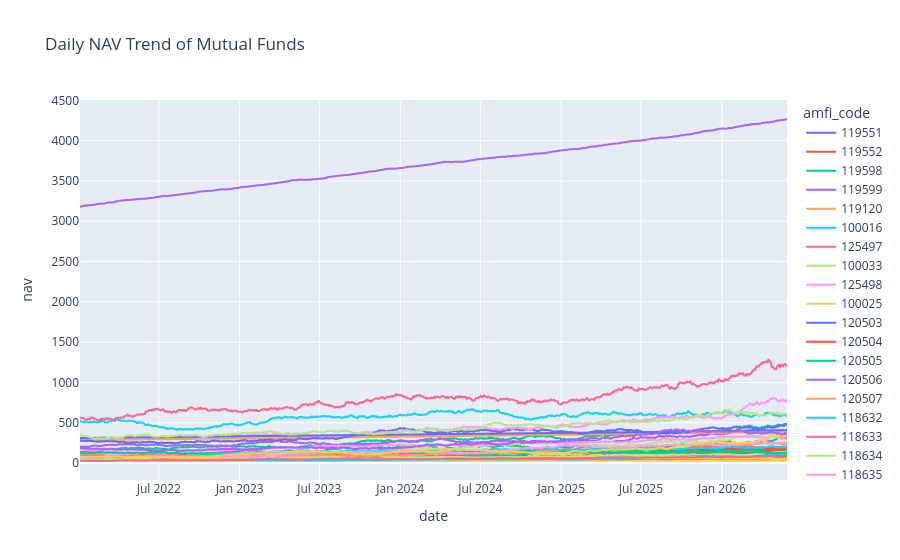

Write notebook code for a chart like this one.
### Code cell
import plotly.express as px

fig = px.line(
    nav,
    x="date",
    y="nav",
    color="amfi_code",
    title="Daily NAV Trend of Mutual Funds"
)

fig.show()

### Figure 1 — Plotly figure (JSON) as saved in the notebook; plotly's stock layout.template omitted (floating-point values rounded to 4 significant figures; data arrays with more than 128 entries replaced by an {"elided": "..."} marker saying what was removed)
{"data": [{"hovertemplate": "amfi_code=119551<br>date=%{x}<br>nav=%{y}<extra></extra>", "legendgroup": "119551", "line": {"color": "#636efa", "dash": "solid"}, "marker": {"symbol": "circle"}, "mode": "lines", "name": "119551", "showlegend": true, "type": "scattergl", "x": {"elided": "1150 str values"}, "xaxis": "x", "y": {"elided": "1150 float values"}, "yaxis": "y"}, {"hovertemplate": "amfi_code=119552<br>date=%{x}<br>nav=%{y}<extra></extra>", "legendgroup": "119552", "line": {"color": "#EF553B", "dash": "solid"}, "marker": {"symbol": "circle"}, "mode": "lines", "name": "119552", "showlegend": true, "type": "scattergl", "x": {"elided": "1150 str values"}, "xaxis": "x", "y": {"elided": "1150 float values"}, "yaxis": "y"}, {"hovertemplate": "amfi_code=119598<br>date=%{x}<br>nav=%{y}<extra></extra>", "legendgroup": "119598", "line": {"color": "#00cc96", "dash": "solid"}, "marker": {"symbol": "circle"}, "mode": "lines", "name": "119598", "showlegend": true, "type": "scattergl", "x": {"elided": "1150 str values"}, "xaxis": "x", "y": {"elided": "1150 float values"}, "yaxis": "y"}, {"hovertemplate": "amfi_code=119599<br>date=%{x}<br>nav=%{y}<extra></extra>", "legendgroup": "119599", "line": {"color": "#ab63fa", "dash": "solid"}, "marker": {"symbol": "circle"}, "mode": "lines", "name": "119599", "showlegend": true, "type": "scattergl", "x": {"elided": "1150 str values"}, "xaxis": "x", "y": {"elided": "1150 float values"}, "yaxis": "y"}, {"hovertemplate": "amfi_code=119120<br>date=%{x}<br>nav=%{y}<extra></extra>", "legendgroup": "119120", "line": {"color": "#FFA15A", "dash": "solid"}, "marker": {"symbol": "circle"}, "mode": "lines", "name": "119120", "showlegend": true, "type": "scattergl", "x": {"elided": "1150 str values"}, "xaxis": "x", "y": {"elided": "1150 float values"}, "yaxis": "y"}, {"hovertemplate": "amfi_code=100016<br>date=%{x}<br>nav=%{y}<extra></extra>", "legendgroup": "100016", "line": {"color": "#19d3f3", "dash": "solid"}, "marker": {"symbol": "circle"}, "mode": "lines", "name": "100016", "showlegend": true, "type": "scattergl", "x": {"elided": "1150 str values"}, "xaxis": "x", "y": {"elided": "1150 float values"}, "yaxis": "y"}, {"hovertemplate": "amfi_code=125497<br>date=%{x}<br>nav=%{y}<extra></extra>", "legendgroup": "125497", "line": {"color": "#FF6692", "dash": "solid"}, "marker": {"symbol": "circle"}, "mode": "lines", "name": "125497", "showlegend": true, "type": "scattergl", "x": {"elided": "1150 str values"}, "xaxis": "x", "y": {"elided": "1150 float values"}, "yaxis": "y"}, {"hovertemplate": "amfi_code=100033<br>date=%{x}<br>nav=%{y}<extra></extra>", "legendgroup": "100033", "line": {"color": "#B6E880", "dash": "solid"}, "marker": {"symbol": "circle"}, "mode": "lines", "name": "100033", "showlegend": true, "type": "scattergl", "x": {"elided": "1150 str values"}, "xaxis": "x", "y": {"elided": "1150 float values"}, "yaxis": "y"}, {"hovertemplate": "amfi_code=125498<br>date=%{x}<br>nav=%{y}<extra></extra>", "legendgroup": "125498", "line": {"color": "#FF97FF", "dash": "solid"}, "marker": {"symbol": "circle"}, "mode": "lines", "name": "125498", "showlegend": true, "type": "scattergl", "x": {"elided": "1150 str values"}, "xaxis": "x", "y": {"elided": "1150 float values"}, "yaxis": "y"}, {"hovertemplate": "amfi_code=100025<br>date=%{x}<br>nav=%{y}<extra></extra>", "legendgroup": "100025", "line": {"color": "#FECB52", "dash": "solid"}, "marker": {"symbol": "circle"}, "mode": "lines", "name": "100025", "showlegend": true, "type": "scattergl", "x": {"elided": "1150 str values"}, "xaxis": "x", "y": {"elided": "1150 float values"}, "yaxis": "y"}, {"hovertemplate": "amfi_code=120503<br>date=%{x}<br>nav=%{y}<extra></extra>", "legendgroup": "120503", "line": {"color": "#636efa", "dash": "solid"}, "marker": {"symbol": "circle"}, "mode": "lines", "name": "120503", "showlegend": true, "type": "scattergl", "x": {"elided": "1150 str values"}, "xaxis": "x", "y": {"elided": "1150 float values"}, "yaxis": "y"}, {"hovertemplate": "amfi_code=120504<br>date=%{x}<br>nav=%{y}<extra></extra>", "legendgroup": "120504", "line": {"color": "#EF553B", "dash": "solid"}, "marker": {"symbol": "circle"}, "mode": "lines", "name": "120504", "showlegend": true, "type": "scattergl", "x": {"elided": "1150 str values"}, "xaxis": "x", "y": {"elided": "1150 float values"}, "yaxis": "y"}, {"hovertemplate": "amfi_code=120505<br>date=%{x}<br>nav=%{y}<extra></extra>", "legendgroup": "120505", "line": {"color": "#00cc96", "dash": "solid"}, "marker": {"symbol": "circle"}, "mode": "lines", "name": "120505", "showlegend": true, "type": "scattergl", "x": {"elided": "1150 str values"}, "xaxis": "x", "y": {"elided": "1150 float values"}, "yaxis": "y"}, {"hovertemplate": "amfi_code=120506<br>date=%{x}<br>nav=%{y}<extra></extra>", "legendgroup": "120506", "line": {"color": "#ab63fa", "dash": "solid"}, "marker": {"symbol": "circle"}, "mode": "lines", "name": "120506", "showlegend": true, "type": "scattergl", "x": {"elided": "1150 str values"}, "xaxis": "x", "y": {"elided": "1150 float values"}, "yaxis": "y"}, {"hovertemplate": "amfi_code=120507<br>date=%{x}<br>nav=%{y}<extra></extra>", "legendgroup": "120507", "line": {"color": "#FFA15A", "dash": "solid"}, "marker": {"symbol": "circle"}, "mode": "lines", "name": "120507", "showlegend": true, "type": "scattergl", "x": {"elided": "1150 str values"}, "xaxis": "x", "y": {"elided": "1150 float values"}, "yaxis": "y"}, {"hovertemplate": "amfi_code=118632<br>date=%{x}<br>nav=%{y}<extra></extra>", "legendgroup": "118632", "line": {"color": "#19d3f3", "dash": "solid"}, "marker": {"symbol": "circle"}, "mode": "lines", "name": "118632", "showlegend": true, "type": "scattergl", "x": {"elided": "1150 str values"}, "xaxis": "x", "y": {"elided": "1150 float values"}, "yaxis": "y"}, {"hovertemplate": "amfi_code=118633<br>date=%{x}<br>nav=%{y}<extra></extra>", "legendgroup": "118633", "line": {"color": "#FF6692", "dash": "solid"}, "marker": {"symbol": "circle"}, "mode": "lines", "name": "118633", "showlegend": true, "type": "scattergl", "x": {"elided": "1150 str values"}, "xaxis": "x", "y": {"elided": "1150 float values"}, "yaxis": "y"}, {"hovertemplate": "amfi_code=118634<br>date=%{x}<br>nav=%{y}<extra></extra>", "legendgroup": "118634", "line": {"color": "#B6E880", "dash": "solid"}, "marker": {"symbol": "circle"}, "mode": "lines", "name": "118634", "showlegend": true, "type": "scattergl", "x": {"elided": "1150 str values"}, "xaxis": "x", "y": {"elided": "1150 float values"}, "yaxis": "y"}, {"hovertemplate": "amfi_code=118635<br>date=%{x}<br>nav=%{y}<extra></extra>", "legendgroup": "118635", "line": {"color": "#FF97FF", "dash": "solid"}, "marker": {"symbol": "circle"}, "mode": "lines", "name": "118635", "showlegend": true, "type": "scattergl", "x": {"elided": "1150 str values"}, "xaxis": "x", "y": {"elided": "1150 float values"}, "yaxis": "y"}, {"hovertemplate": "amfi_code=118636<br>date=%{x}<br>nav=%{y}<extra></extra>", "legendgroup": "118636", "line": {"color": "#FECB52", "dash": "solid"}, "marker": {"symbol": "circle"}, "mode": "lines", "name": "118636", "showlegend": true, "type": "scattergl", "x": {"elided": "1150 str values"}, "xaxis": "x", "y": {"elided": "1150 float values"}, "yaxis": "y"}, {"hovertemplate": "amfi_code=120841<br>date=%{x}<br>nav=%{y}<extra></extra>", "legendgroup": "120841", "line": {"color": "#636efa", "dash": "solid"}, "marker": {"symbol": "circle"}, "mode": "lines", "name": "120841", "showlegend": true, "type": "scattergl", "x": {"elided": "1150 str values"}, "xaxis": "x", "y": {"elided": "1150 float values"}, "yaxis": "y"}, {"hovertemplate": "amfi_code=120842<br>date=%{x}<br>nav=%{y}<extra></extra>", "legendgroup": "120842", "line": {"color": "#EF553B", "dash": "solid"}, "marker": {"symbol": "circle"}, "mode": "lines", "name": "120842", "showlegend": true, "type": "scattergl", "x": {"elided": "1150 str values"}, "xaxis": "x", "y": {"elided": "1150 float values"}, "yaxis": "y"}, {"hovertemplate": "amfi_code=120843<br>date=%{x}<br>nav=%{y}<extra></extra>", "legendgroup": "120843", "line": {"color": "#00cc96", "dash": "solid"}, "marker": {"symbol": "circle"}, "mode": "lines", "name": "120843", "showlegend": true, "type": "scattergl", "x": {"elided": "1150 str values"}, "xaxis": "x", "y": {"elided": "1150 float values"}, "yaxis": "y"}, {"hovertemplate": "amfi_code=120844<br>date=%{x}<br>nav=%{y}<extra></extra>", "legendgroup": "120844", "line": {"color": "#ab63fa", "dash": "solid"}, "marker": {"symbol": "circle"}, "mode": "lines", "name": "120844", "showlegend": true, "type": "scattergl", "x": {"elided": "1150 str values"}, "xaxis": "x", "y": {"elided": "1150 float values"}, "yaxis": "y"}, {"hovertemplate": "amfi_code=119092<br>date=%{x}<br>nav=%{y}<extra></extra>", "legendgroup": "119092", "line": {"color": "#FFA15A", "dash": "solid"}, "marker": {"symbol": "circle"}, "mode": "lines", "name": "119092", "showlegend": true, "type": "scattergl", "x": {"elided": "1150 str values"}, "xaxis": "x", "y": {"elided": "1150 float values"}, "yaxis": "y"}, {"hovertemplate": "amfi_code=119093<br>date=%{x}<br>nav=%{y}<extra></extra>", "legendgroup": "119093", "line": {"color": "#19d3f3", "dash": "solid"}, "marker": {"symbol": "circle"}, "mode": "lines", "name": "119093", "showlegend": true, "type": "scattergl", "x": {"elided": "1150 str values"}, "xaxis": "x", "y": {"elided": "1150 float values"}, "yaxis": "y"}, {"hovertemplate": "amfi_code=119094<br>date=%{x}<br>nav=%{y}<extra></extra>", "legendgroup": "119094", "line": {"color": "#FF6692", "dash": "solid"}, "marker": {"symbol": "circle"}, "mode": "lines", "name": "119094", "showlegend": true, "type": "scattergl", "x": {"elided": "1150 str values"}, "xaxis": "x", "y": {"elided": "1150 float values"}, "yaxis": "y"}, {"hovertemplate": "amfi_code=119095<br>date=%{x}<br>nav=%{y}<extra></extra>", "legendgroup": "119095", "line": {"color": "#B6E880", "dash": "solid"}, "marker": {"symbol": "circle"}, "mode": "lines", "name": "119095", "showlegend": true, "type": "scattergl", "x": {"elided": "1150 str values"}, "xaxis": "x", "y": {"elided": "1150 float values"}, "yaxis": "y"}, {"hovertemplate": "amfi_code=101206<br>date=%{x}<br>nav=%{y}<extra></extra>", "legendgroup": "101206", "line": {"color": "#FF97FF", "dash": "solid"}, "marker": {"symbol": "circle"}, "mode": "lines", "name": "101206", "showlegend": true, "type": "scattergl", "x": {"elided": "1150 str values"}, "xaxis": "x", "y": {"elided": "1150 float values"}, "yaxis": "y"}, {"hovertemplate": "amfi_code=101207<br>date=%{x}<br>nav=%{y}<extra></extra>", "legendgroup": "101207", "line": {"color": "#FECB52", "dash": "solid"}, "marker": {"symbol": "circle"}, "mode": "lines", "name": "101207", "showlegend": true, "type": "scattergl", "x": {"elided": "1150 str values"}, "xaxis": "x", "y": {"elided": "1150 float values"}, "yaxis": "y"}, {"hovertemplate": "amfi_code=101208<br>date=%{x}<br>nav=%{y}<extra></extra>", "legendgroup": "101208", "line": {"color": "#636efa", "dash": "solid"}, "marker": {"symbol": "circle"}, "mode": "lines", "name": "101208", "showlegend": true, "type": "scattergl", "x": {"elided": "1150 str values"}, "xaxis": "x", "y": {"elided": "1150 float values"}, "yaxis": "y"}, {"hovertemplate": "amfi_code=102885<br>date=%{x}<br>nav=%{y}<extra></extra>", "legendgroup": "102885", "line": {"color": "#EF553B", "dash": "solid"}, "marker": {"symbol": "circle"}, "mode": "lines", "name": "102885", "showlegend": true, "type": "scattergl", "x": {"elided": "1150 str values"}, "xaxis": "x", "y": {"elided": "1150 float values"}, "yaxis": "y"}, {"hovertemplate": "amfi_code=102886<br>date=%{x}<br>nav=%{y}<extra></extra>", "legendgroup": "102886", "line": {"color": "#00cc96", "dash": "solid"}, "marker": {"symbol": "circle"}, "mode": "lines", "name": "102886", "showlegend": true, "type": "scattergl", "x": {"elided": "1150 str values"}, "xaxis": "x", "y": {"elided": "1150 float values"}, "yaxis": "y"}, {"hovertemplate": "amfi_code=102887<br>date=%{x}<br>nav=%{y}<extra></extra>", "legendgroup": "102887", "line": {"color": "#ab63fa", "dash": "solid"}, "marker": {"symbol": "circle"}, "mode": "lines", "name": "102887", "showlegend": true, "type": "scattergl", "x": {"elided": "1150 str values"}, "xaxis": "x", "y": {"elided": "1150 float values"}, "yaxis": "y"}, {"hovertemplate": "amfi_code=148567<br>date=%{x}<br>nav=%{y}<extra></extra>", "legendgroup": "148567", "line": {"color": "#FFA15A", "dash": "solid"}, "marker": {"symbol": "circle"}, "mode": "lines", "name": "148567", "showlegend": true, "type": "scattergl", "x": {"elided": "1150 str values"}, "xaxis": "x", "y": {"elided": "1150 float values"}, "yaxis": "y"}, {"hovertemplate": "amfi_code=148568<br>date=%{x}<br>nav=%{y}<extra></extra>", "legendgroup": "148568", "line": {"color": "#19d3f3", "dash": "solid"}, "marker": {"symbol": "circle"}, "mode": "lines", "name": "148568", "showlegend": true, "type": "scattergl", "x": {"elided": "1150 str values"}, "xaxis": "x", "y": {"elided": "1150 float values"}, "yaxis": "y"}, {"hovertemplate": "amfi_code=148569<br>date=%{x}<br>nav=%{y}<extra></extra>", "legendgroup": "148569", "line": {"color": "#FF6692", "dash": "solid"}, "marker": {"symbol": "circle"}, "mode": "lines", "name": "148569", "showlegend": true, "type": "scattergl", "x": {"elided": "1150 str values"}, "xaxis": "x", "y": {"elided": "1150 float values"}, "yaxis": "y"}, {"hovertemplate": "amfi_code=149322<br>date=%{x}<br>nav=%{y}<extra></extra>", "legendgroup": "149322", "line": {"color": "#B6E880", "dash": "solid"}, "marker": {"symbol": "circle"}, "mode": "lines", "name": "149322", "showlegend": true, "type": "scattergl", "x": {"elided": "1150 str values"}, "xaxis": "x", "y": {"elided": "1150 float values"}, "yaxis": "y"}, {"hovertemplate": "amfi_code=149323<br>date=%{x}<br>nav=%{y}<extra></extra>", "legendgroup": "149323", "line": {"color": "#FF97FF", "dash": "solid"}, "marker": {"symbol": "circle"}, "mode": "lines", "name": "149323", "showlegend": true, "type": "scattergl", "x": {"elided": "1150 str values"}, "xaxis": "x", "y": {"elided": "1150 float values"}, "yaxis": "y"}, {"hovertemplate": "amfi_code=149324<br>date=%{x}<br>nav=%{y}<extra></extra>", "legendgroup": "149324", "line": {"color": "#FECB52", "dash": "solid"}, "marker": {"symbol": "circle"}, "mode": "lines", "name": "149324", "showlegend": true, "type": "scattergl", "x": {"elided": "1150 str values"}, "xaxis": "x", "y": {"elided": "1150 float values"}, "yaxis": "y"}], "layout": {"legend": {"title": {"text": "amfi_code"}, "tracegroupgap": 0}, "title": {"text": "Daily NAV Trend of Mutual Funds"}, "xaxis": {"anchor": "y", "domain": [0, 1], "title": {"text": "date"}}, "yaxis": {"anchor": "x", "domain": [0, 1], "title": {"text": "nav"}}}}
